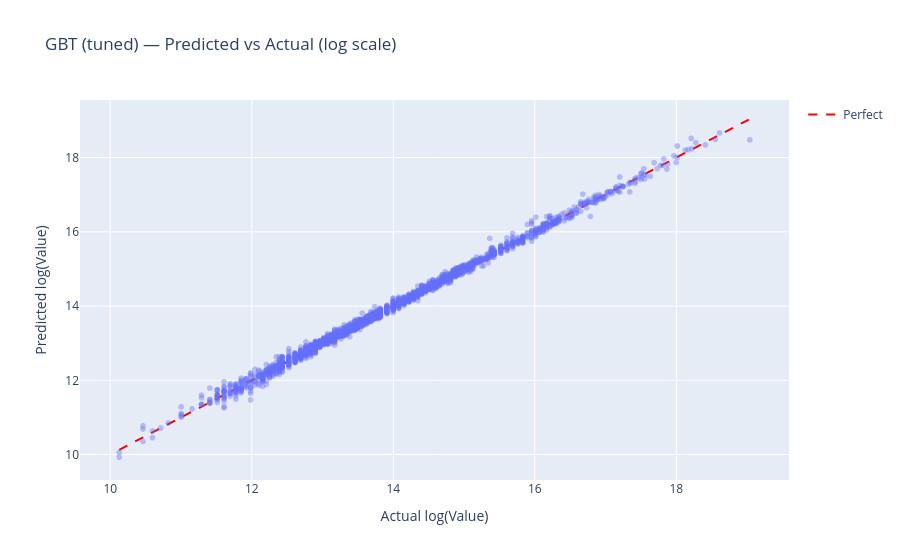

Notebook source saved alongside this figure:
### Code cell
# Predicted vs Actual scatter for best model (GBT tuned)
best_preds = preds_gbt_tuned.select("log_Value", "prediction").toPandas()  # NOTE: sampled for viz

fig = px.scatter(
    best_preds.sample(min(3000, len(best_preds)), random_state=42),
    x="log_Value", y="prediction",
    opacity=0.4,
    labels={"log_Value": "Actual log(Value)", "prediction": "Predicted log(Value)"},
    title="GBT (tuned) — Predicted vs Actual (log scale)"
)

# Perfect prediction line
min_v = best_preds["log_Value"].min()
max_v = best_preds["log_Value"].max()
fig.add_trace(go.Scatter(
    x=[min_v, max_v], y=[min_v, max_v],
    mode="lines", name="Perfect",
    line=dict(color="red", dash="dash")
))

fig.show()

### Figure 1 — Plotly figure (JSON) as saved in the notebook; plotly's stock layout.template omitted (floating-point values rounded to 4 significant figures; data arrays with more than 128 entries replaced by an {"elided": "..."} marker saying what was removed)
{"data": [{"hovertemplate": "Actual log(Value)=%{x}<br>Predicted log(Value)=%{y}<extra></extra>", "legendgroup": "", "marker": {"color": "#636efa", "opacity": 0.4, "symbol": "circle"}, "mode": "markers", "name": "", "showlegend": false, "type": "scattergl", "x": {"elided": "3000 float values"}, "xaxis": "x", "y": {"elided": "3000 float values"}, "yaxis": "y"}, {"line": {"color": "red", "dash": "dash"}, "mode": "lines", "name": "Perfect", "type": "scatter", "x": [10.13, 19.04], "y": [10.13, 19.04]}], "layout": {"legend": {"tracegroupgap": 0}, "title": {"text": "GBT (tuned) — Predicted vs Actual (log scale)"}, "xaxis": {"anchor": "y", "domain": [0, 1], "title": {"text": "Actual log(Value)"}}, "yaxis": {"anchor": "x", "domain": [0, 1], "title": {"text": "Predicted log(Value)"}}}}
